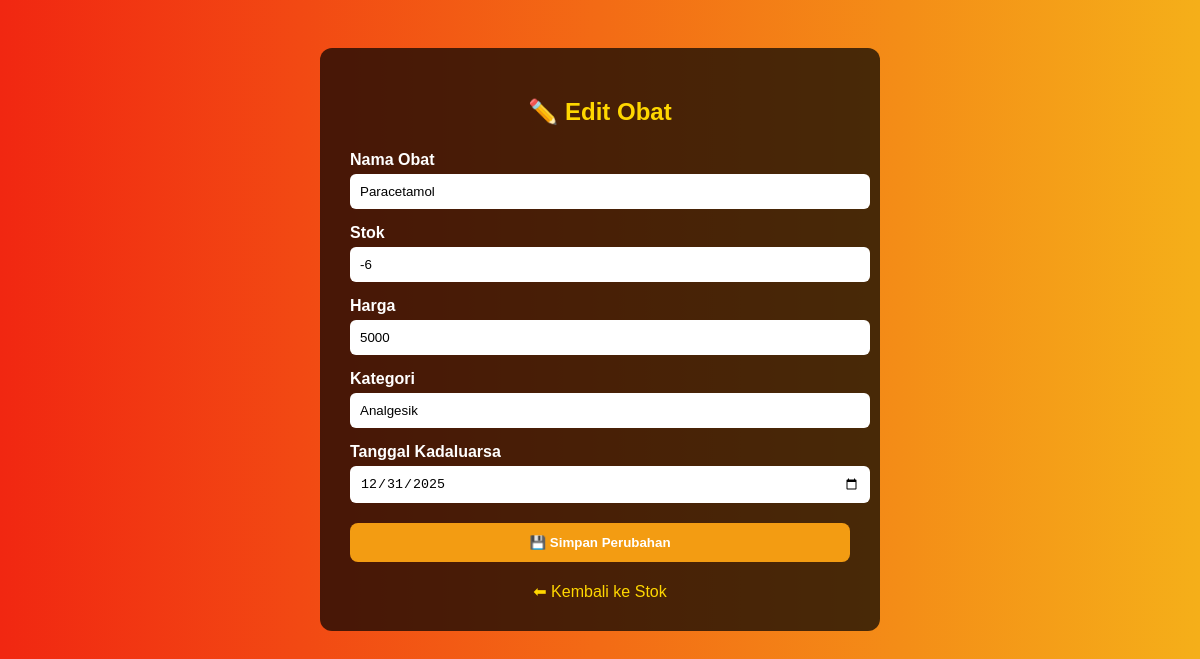
The app's page /gudang/edit_obat.php?id=1 (signed in) with its own data.
### tables this page shows
CREATE TABLE `obat` (
  `id_obat` int(11) NOT NULL,
  `nama_obat` varchar(100) NOT NULL,
  `kategori` varchar(50) DEFAULT NULL,
  `satuan` varchar(20) DEFAULT NULL,
  `harga` int(11) DEFAULT NULL,
  `deskripsi` text DEFAULT NULL,
  `stok` int(11) NOT NULL DEFAULT 0,
  `tgl_kadaluarsa` date NOT NULL,
  `kadaluarsa` date DEFAULT NULL
);

### gudang/edit_obat.php (the view, shortened to what this page needs)
<?php
include '../config/db.php';
$id_obat = isset($_GET['id']) ? intval($_GET['id']) : 0;
$stmt = $conn->prepare("SELECT * FROM obat WHERE id_obat = ?");
$stmt->bind_param("i", $id_obat);
$stmt->execute();
$result = $stmt->get_result();
$obat = $result->fetch_assoc();
?>
<!DOCTYPE html>
<html lang="id">
<head>
</head>
<body>
    <div class="container">
        <h2>✏️ Edit Obat</h2>
        <form method="POST">
            <label>Nama Obat</label>
            <input type="text" name="nama_obat" value="<?= htmlspecialchars($obat['nama_obat']) ?>" required>
            <label>Stok</label>
            <input type="number" name="stok" value="<?= $obat['stok'] ?>" required>
            <label>Harga</label>
            <input type="number" name="harga" value="<?= $obat['harga'] ?>" required>
            <label>Kategori</label>
            <input type="text" name="kategori" value="<?= $obat['kategori'] ?>" required>
            <label>Tanggal Kadaluarsa</label>
            <input type="date" name="tgl_kadaluarsa" value="<?= $obat['tgl_kadaluarsa'] ?>" required>
            <button type="submit">💾 Simpan Perubahan</button>
        </form>
        <a href="../laporan/stok.php">⬅ Kembali ke Stok</a>
    </div>
</body>
</html>

### gudang/edit_obat.php (style rules this page uses)
body { font-family: Arial, sans-serif; background: linear-gradient(to right, #f12711, #f5af19); padding: 40px; color: #fff; }
.container { max-width: 500px; margin: auto; background: rgba(0, 0, 0, 0.7); padding: 30px; border-radius: 12px; }
h2 { text-align: center; color: #FFD700; margin-bottom: 25px; }
label { display: block; margin-top: 15px; font-weight: bold; }
input, select { width: 100%; padding: 10px; border-radius: 6px; border: none; margin-top: 5px; }
button { margin-top: 20px; width: 100%; padding: 12px; background-color: #f39c12; border: none; color: white; font-weight: bold; border-radius: 8px; cursor: pointer; }
a { display: block; margin-top: 20px; text-align: center; color: #FFD700; text-decoration: none; }

### records on screen
obat: nama_obat "Paracetamol", stok "-6", harga "5000", kategori "Analgesik", tgl_kadaluarsa "12/31/2025"
